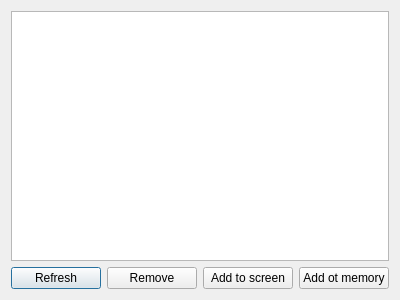
<?xml version="1.0" encoding="UTF-8"?>
<ui version="4.0">
 <class>ComponentsDialog</class>
 <widget class="QDialog" name="ComponentsDialog">
  <property name="geometry">
   <rect>
    <x>0</x>
    <y>0</y>
    <width>400</width>
    <height>300</height>
   </rect>
  </property>
  <property name="windowTitle">
   <string>Dialog</string>
  </property>
  <layout class="QVBoxLayout" name="verticalLayout">
   <item>
    <widget class="QTableWidget" name="tableWidget"/>
   </item>
   <item>
    <layout class="QHBoxLayout" name="horizontalLayout">
     <item>
      <widget class="QPushButton" name="refreshButton">
       <property name="text">
        <string>Refresh</string>
       </property>
      </widget>
     </item>
     <item>
      <widget class="QPushButton" name="removeButton">
       <property name="text">
        <string>Remove</string>
       </property>
      </widget>
     </item>
     <item>
      <widget class="QPushButton" name="addToSceneButton">
       <property name="text">
        <string>Add to screen</string>
       </property>
      </widget>
     </item>
     <item>
      <widget class="QPushButton" name="addButton">
       <property name="text">
        <string>Add ot memory</string>
       </property>
      </widget>
     </item>
    </layout>
   </item>
  </layout>
 </widget>
 <resources/>
 <connections/>
</ui>
